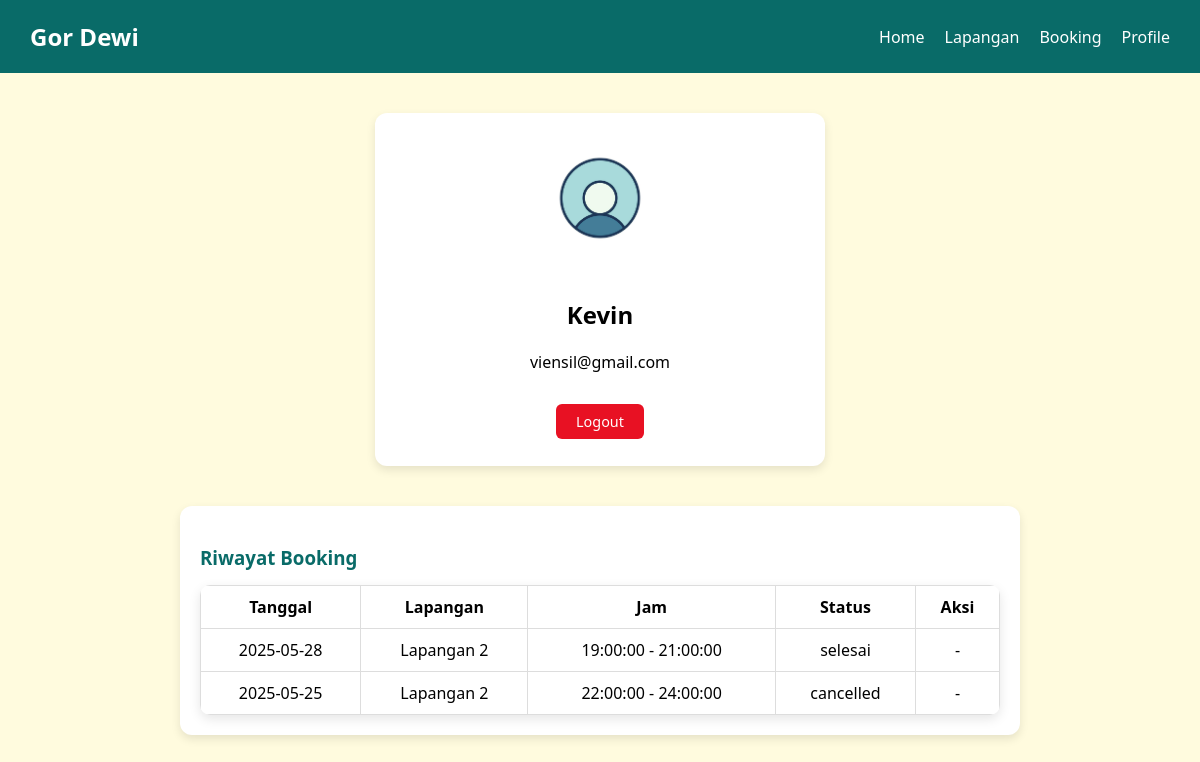
The page /user/profile_user.php (signed in) on the database its author committed.
### tables this page shows
CREATE TABLE `users` (
  `id_users` int(11) NOT NULL,
  `nama_lengkap` varchar(100) DEFAULT NULL,
  `email` varchar(100) DEFAULT NULL,
  `password` varchar(100) DEFAULT NULL,
  `foto_profil` varchar(255) DEFAULT '../assets/user-default.jpg',
  `role` enum('admin','user') NOT NULL DEFAULT 'user'
);

CREATE TABLE `booking` (
  `id_booking` int(11) NOT NULL,
  `id_lapangan` int(11) DEFAULT NULL,
  `id_users` int(11) DEFAULT NULL,
  `tanggal` date DEFAULT NULL,
  `jam_mulai` time DEFAULT NULL,
  `jam_selesai` time DEFAULT NULL,
  `status` enum('booked','selesai','menunggu_pembatalan','belum_dibayar','cancelled') NOT NULL DEFAULT 'booked',
  `status_pembayaran` enum('DP','LUNAS') NOT NULL
);

CREATE TABLE `lapangan` (
  `id_lapangan` int(11) NOT NULL,
  `nama_lapangan` varchar(100) NOT NULL,
  `status_aktif` tinyint(1) DEFAULT 1
);

### user/profile_user.php (the view, shortened to what this page needs)
<?php
include '../koneksi.php';
$id_users = $_SESSION['id_users'];
$result = mysqli_query($conn, "SELECT * FROM users WHERE id_users = $id_users");
$user = mysqli_fetch_assoc($result);
$riwayat = [];
if ($_SESSION['user_role'] === 'user') {
    $query = mysqli_query($conn, "
    SELECT booking.*, lapangan.nama_lapangan
    FROM booking
    JOIN lapangan ON booking.id_lapangan = lapangan.id_lapangan
    WHERE booking.id_users = $id_users
    ORDER BY booking.tanggal DESC");
    while ($row = mysqli_fetch_assoc($query)) {
        $riwayat[] = $row;
    }
}
?>
<!DOCTYPE html>
<html>
<head>
    <link rel="stylesheet" href="../style/all.css">
    <link rel="stylesheet" href="../style/profile.css">
</head>
<body>
    <nav>
        <div class="logo">Gor Dewi</div>
        <ul>
            <li><a href="../user/home.php">Home</a></li>
            <li><a href="../user/home.php#Lapangan">Lapangan</a></li>
            <li><a href="../user/booking.php">Booking</a></li>
            <li><a href="../user/profile_user.php">Profile</a></li>
        </ul>
    </nav>
    <div class="profile-container">
        <img src="<?= $user['foto_profil'] ?>" class="profile-photo" alt="Foto Profil">
        <h2><?= $user['nama_lengkap'] ?></h2>
        <p><?= $user['email'] ?></p>
        <a href="../logout.php" class="btn logout-btn">Logout</a>
    </div>
    <?php if ($_SESSION['user_role'] === 'user') : ?>
        <div class="booking-history">
            <h3>Riwayat Booking</h3>
            <?php if (count($riwayat) > 0) : ?>
                <table>
                    <tr>
                        <th>Tanggal</th>
                        <th>Lapangan</th>
                        <th>Jam</th>
                        <th>Status</th>
                        <th>Aksi</th>
                    </tr>
                    <?php foreach ($riwayat as $item) : ?>
                        <tr>
                            <td><?= $item['tanggal'] ?></td>
                            <td><?= $item['nama_lapangan'] ?></td>
                            <td><?= $item['jam_mulai'] ?> - <?= $item['jam_selesai'] ?></td>
                            <td><?= $item['status'] ?></td>
                            <td>
                                <?php if ($item['status'] === 'booked') : ?>
                                    <form method="POST" style="display:inline;">
                                        <input type="hidden" name="id_booking" value="<?= $item['id_booking'] ?>">
                                        <input type="hidden" name="ajukan_cancel" value="1">
                                        <button type="button" class="btn cancel ajukan_cancel">Ajukan Pembatalan</button>
                                    </form>
                                <?php elseif ($item['status'] === 'menunggu_pembatalan') : ?>
                                    <em>Menunggu konfirmasi admin</em>
                                <?php elseif ($item['status'] === 'belum_dibayar') : ?>
                                    <a href="../user/pembayaran.php?id_booking=<?= $item['id_booking'] ?>" class="btn bayar">Bayar</a>
                                <?php else : ?>
                                    -
                                <?php endif; ?>
                            </td>
                        </tr>
                    <?php endforeach; ?>
                </table>
            <?php else : ?>
                <p>Belum ada riwayat booking.</p>
            <?php endif; ?>
        </div>
    <?php endif; ?>
</body>
</html>

### style/all.css (style rules this page uses)
body { margin: 0; font-family: 'Segoe UI', Tahoma, Geneva, Verdana, sans-serif; background-color: #FFFBDE; }
nav { display: flex; justify-content: space-between; align-items: center; background: #096B68; padding: 20px 30px; color: white; }
nav .logo { font-size: 1.5em; font-weight: bold; }
nav ul { list-style: none; display: flex; gap: 20px; margin: 0; padding: 0; }
nav ul li a { color: white; text-decoration: none; font-weight: 500; transition: color 0.3s; }
.btn { padding: 6px 10px; border-radius: 5px; font-size: 0.9em; cursor: pointer; border: none; margin: 2px; }
table { width: 100%; border-collapse: collapse; border-radius: 10px; overflow: hidden; box-shadow: 0 4px 12px rgba(0,0,0,0.1); background-color: white; }
th, td { padding: 10px; border: 1px solid #ddd; text-align: center; }

### style/profile.css (style rules this page uses)
.profile-container { max-width: 400px; margin: 40px auto; background-color: white; padding: 25px; border-radius: 12px; text-align: center; box-shadow: 0 4px 10px rgba(0,0,0,0.1); }
.profile-photo { width: 120px; height: 120px; border-radius: 50%; object-fit: cover; margin-bottom: 15px; }
.logout-btn { display: inline-block; margin-top: 15px; padding: 8px 20px; background-color: #e81123; color: white; border-radius: 6px; text-decoration: none; }
.booking-history { max-width: 800px; margin: 30px auto; padding: 20px; background: white; border-radius: 12px; box-shadow: 0 4px 10px rgba(0,0,0,0.1); }
.booking-history h3 { color: #096B68; margin-bottom: 15px; }

### rows shown on the page
users: foto_profil (placeholder picture), nama_lengkap "Kevin", email "viensil@gmail.com"
booking: tanggal "2025-05-28", id_lapangan.nama_lapangan "Lapangan 2", jam_mulai "19:00:00", jam_selesai "21:00:00", status "selesai"
booking: tanggal "2025-05-25", id_lapangan.nama_lapangan "Lapangan 2", jam_mulai "22:00:00", jam_selesai "24:00:00", status "cancelled"
